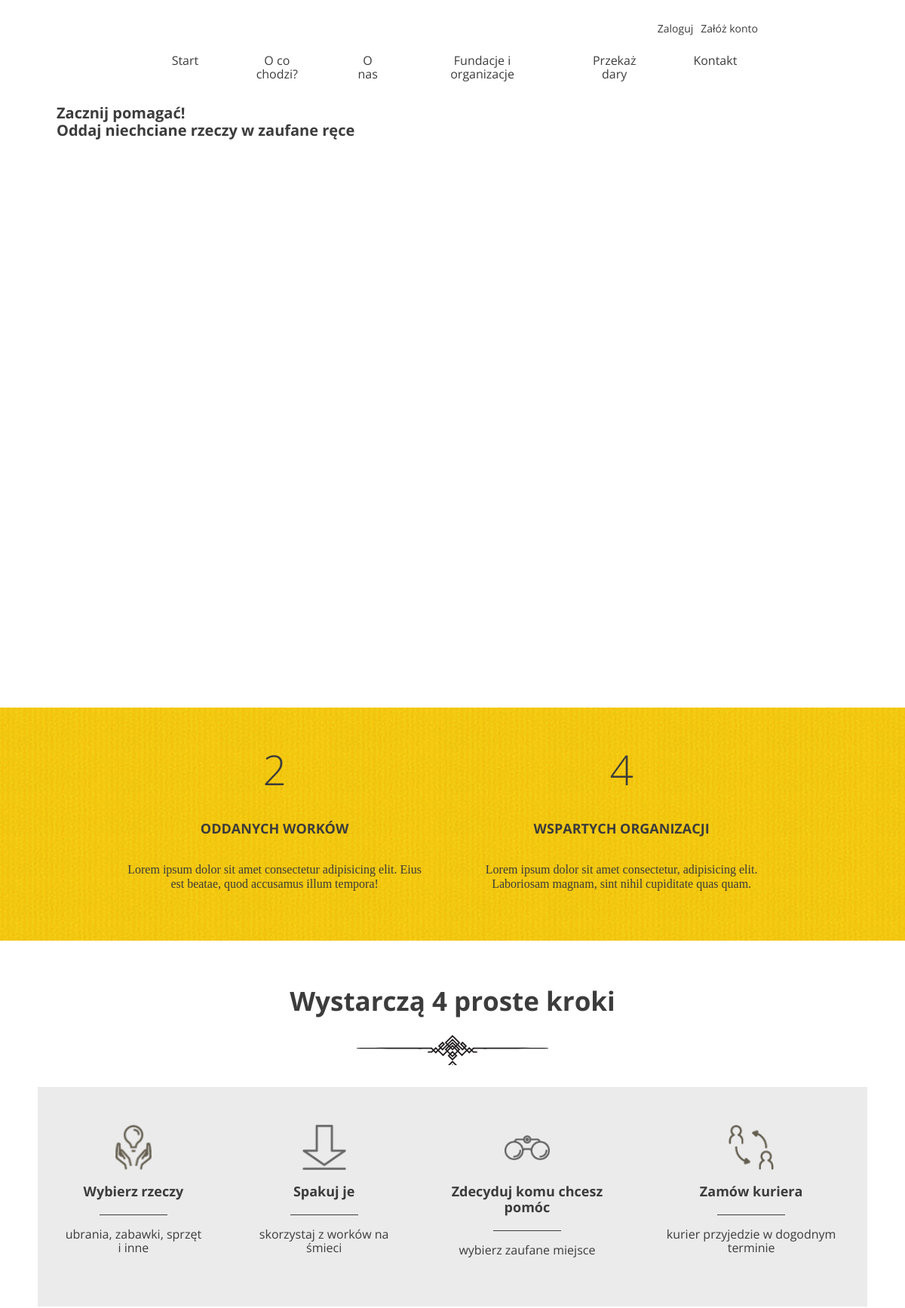
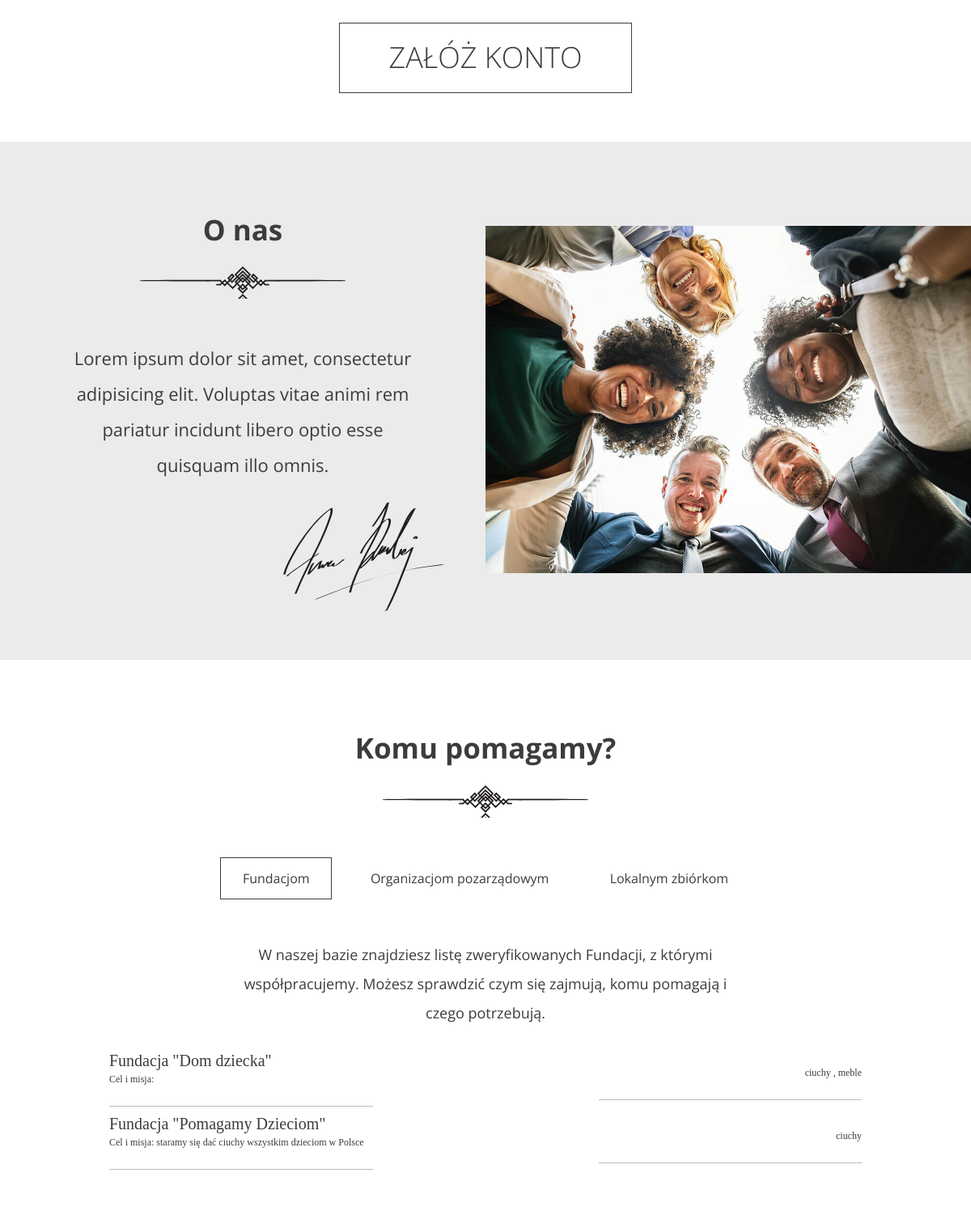
The page / (upper part) on the database its author committed (2 pictures, top to bottom).
### GoodHands/models.py (models this page shows, shortened)
class Institution(models.Model):
    name = models.CharField(max_length=100)
    description = models.TextField(max_length=300)
    FUNDACJA = 'Fundacja'
    ORGANIZACJA_POZARZADOWA = 'Organizacja pozarządowa'
    ZBIORKA_LOKALNA = 'Zbiórka lokalna'
    CHOICES = (
        (FUNDACJA, 'Fundacja'),
        (ORGANIZACJA_POZARZADOWA, 'Organizacja pozarządowa'),
        (ZBIORKA_LOKALNA, 'Zbiórka lokalna'),
    )
    type = models.CharField(max_length=50, choices=CHOICES, default=FUNDACJA)
    categories = models.ManyToManyField('Category')
    class Meta:
        verbose_name_plural = "instytucje"

class Category(models.Model):
    name = models.CharField(max_length=100)

### GoodHands/views.py (the view)
# urls.py: path('', views.LandingPage.as_view(), name="main"),
class LandingPage(View):
    def get(self, request):
        donations = Donation.objects.all().count()
        organisations = Institution.objects.all().count()
        foundations = Institution.objects.filter(type=Institution.FUNDACJA)
        organs = Institution.objects.filter(type=Institution.ORGANIZACJA_POZARZADOWA)
        locals = Institution.objects.filter(type=Institution.ZBIORKA_LOKALNA)
        return render(request, 'index.html',
                      {'donations': donations, 'organisations': organisations, 'foundations': foundations,
                       'organs': organs, 'locals': locals})

### templates/index.html (shortened to what this page needs)
{% extends "base.html" %}
{%  load static %}
{% block content %}
    <div class="header--main-page">
      <div class="slogan container container--90">
        <div class="slogan--item">
          <h1>
            Zacznij pomagać!<br />
            Oddaj niechciane rzeczy w zaufane ręce
          </h1>
        </div>
      </div>
    </div>
    <section id="stats" class="stats">
      <div class="container container--85">
        <div class="stats--item">
          <em>{{ donations }}</em>
          <h3>Oddanych worków</h3>
          <p>Lorem ipsum dolor sit amet consectetur adipisicing elit. Eius est beatae, quod accusamus illum tempora!</p>
        </div>
        <div class="stats--item">
          <em>{{ organisations }}</em>
          <h3>Wspartych organizacji</h3>
          <p>Lorem ipsum dolor sit amet consectetur, adipisicing elit. Laboriosam magnam, sint nihil cupiditate quas quam.</p>
        </div>
      </div>
    </section>
    <section id="steps" class="steps">
      <h2>Wystarczą 4 proste kroki</h2>
      <div class="steps--container">
        <div class="steps--item">
          <span class="icon icon--hands"></span>
          <h3>Wybierz rzeczy</h3>
          <p>ubrania, zabawki, sprzęt i inne</p>
        </div>
        <div class="steps--item">
          <span class="icon icon--arrow"></span>
          <h3>Spakuj je</h3>
          <p>skorzystaj z worków na śmieci</p>
        </div>
        <div class="steps--item">
          <span class="icon icon--glasses"></span>
          <h3>Zdecyduj komu chcesz pomóc</h3>
          <p>wybierz zaufane miejsce</p>
        </div>
        <div class="steps--item">
          <span class="icon icon--courier"></span>
          <h3>Zamów kuriera</h3>
          <p>kurier przyjedzie w dogodnym terminie</p>
        </div>
      </div>
      <a href="{% url 'register' %}" class="btn btn--large">Załóż konto</a>
    </section>
    <section id="about-us" class="about-us">
      <div class="about-us--text">
        <h2>O nas</h2>
        <p>Lorem ipsum dolor sit amet, consectetur adipisicing elit. Voluptas vitae animi rem pariatur incidunt libero optio esse quisquam illo omnis.</p>
        <img src="{% static 'images/signature.svg' %}" class="about-us--text-signature" alt="Signature" />
      </div>
      <div class="about-us--image"><img src="{% static 'images/about-us.jpg' %}" alt="People in circle" /></div>
    </section>
     <section id="help" class="help">
      <h2>Komu pomagamy?</h2>
      <ul class="help--buttons">
        <li data-id="1"><a href="#" class="btn btn--without-border active">Fundacjom</a></li>
        <li data-id="2"><a href="#" class="btn btn--without-border">Organizacjom pozarządowym</a></li>
        <li data-id="3"><a href="#" class="btn btn--without-border">Lokalnym zbiórkom</a></li>
      </ul>
      <div class="help--slides active" data-id="1">
        <p>W naszej bazie znajdziesz listę zweryfikowanych Fundacji, z którymi współpracujemy. Możesz sprawdzić czym się zajmują, komu pomagają i czego potrzebują.</p>
        {% for foundation in foundations %}
        <ul class="help--slides-items">
          <li>
            <div class="col">
              <div class="title">Fundacja "{{ foundation.name }}"</div>
              <div class="subtitle">Cel i misja: {{ foundation.description }}</div>
            </div>
                <div class="col">
                    <div class="text">
                        {% for category in foundation.categories.all %}
                            {% if not forloop.first %}, {% endif %}
                            {{ category.name }}
                        {% endfor %}
                    </div>
                </div>
          </li>
        </ul>
        {% endfor %}
      </div>
    </section>
{% endblock %}

### rows shown on the page
Institution: name "Dom dziecka"
Category: name "ciuchy"
Category: name "meble"
Institution: name "Pomagamy Dzieciom", description "staramy się dać ciuchy wszystkim dzieciom w Polsce"

### other values the page prints
{{ donations }} "2"
{{ organisations }} "4"
